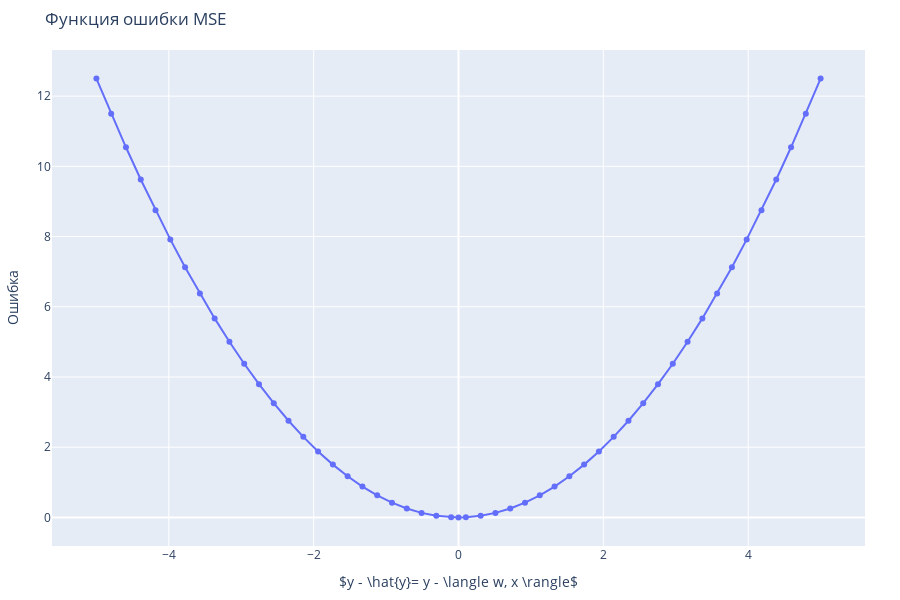
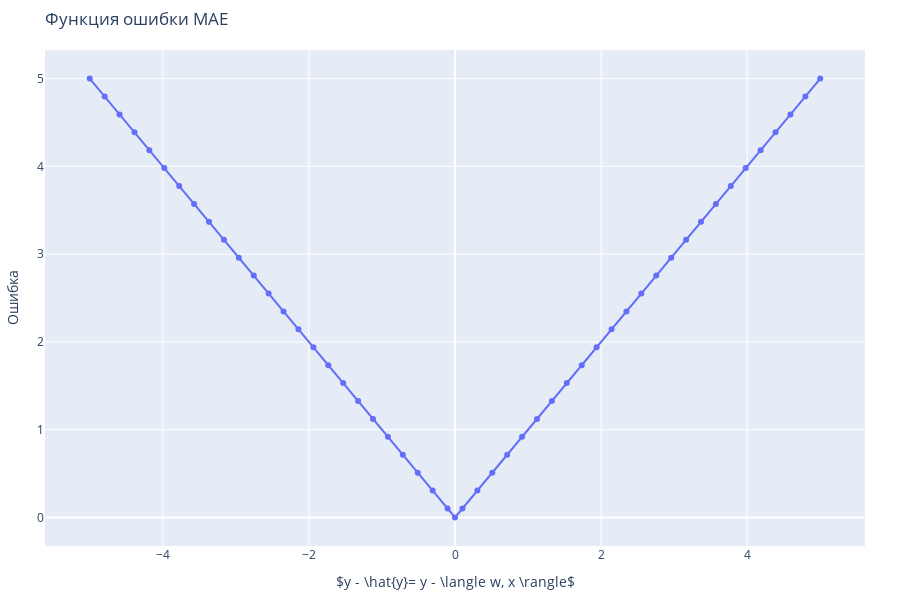
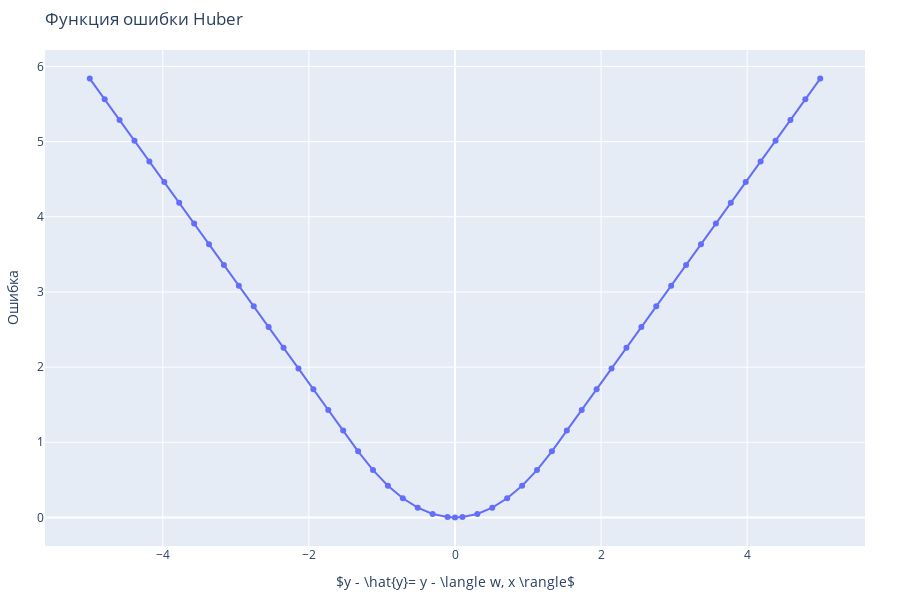
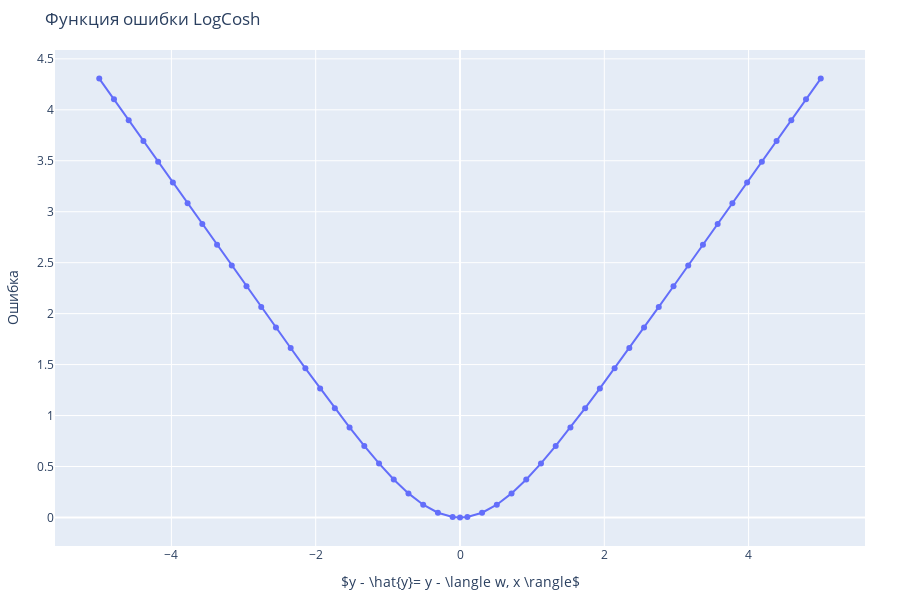

Here is the notebook cell these charts were saved with, in order:
### Code cell
def plot_losses(
    y_true: float = 10,
    max_shift: float = 5,
    save_img: bool = False,
    seed: int = 420,
    plot_separate: bool = False,
):
    set_seed(seed)
    shifts = np.linspace(-max_shift, max_shift, 50)
    if 0 not in shifts:
        # assume len(shifts) is even
        shifts = np.insert(shifts, len(shifts) // 2, 0)
    y_true_np = np.array([y_true for _ in range(len(shifts))])
    y_pred_np = y_true_np - shifts

    fig = go.Figure()
    fig.add_trace(
        go.Scatter(
            x=shifts,
            y=mse_loss(y_true_np, y_pred_np),
            mode="lines+markers",
            name="MSE",
        )
    )
    fig.add_trace(
        go.Scatter(
            x=shifts,
            y=mae_loss(y_true_np, y_pred_np),
            mode="lines+markers",
            name="MAE",
        )
    )
    fig.add_trace(
        go.Scatter(
            x=shifts,
            y=huber_loss(y_true_np, y_pred_np),
            mode="lines+markers",
            name="Huber",
        )
    )
    fig.add_trace(
        go.Scatter(
            x=shifts,
            y=log_cosh_loss(y_true_np, y_pred_np),
            mode="lines+markers",
            name="LogCosh",
        )
    )
    fig.add_trace(
        go.Scatter(
            x=shifts,
            y=mape_loss(y_true_np, y_pred_np),
            mode="lines+markers",
            name="MAPE",
        )
    )

    fig.update_layout(
        title="Функции ошибки",
        legend={
            "orientation": "h",
            "yanchor": "bottom",
            "y": 1.02,
            "xanchor": "right",
            "x": 1,
        },
        xaxis_title=r"$y - \hat{y}= y - \langle w, x \rangle$",
        yaxis_title="Ошибка",
        width=900,
        height=600,
        yaxis_range=[0, 5],
        margin=dict(l=30, r=35, t=50, b=30),
    )

    if plot_separate:
        names = ["MSE", "MAE", "Huber", "LogCosh", "MAPE"]
        fig.update_layout(yaxis_range=None)
        # names = [ "MAPE"]
        for name in names:
            fig.update_traces(
                patch={"visible": False},
            )
            fig.update_traces(patch={"visible": True}, selector={"name": name})
            fig.update_layout(title=f"Функция ошибки {name}")
            fig.show()

            if save_img:
                save_plotly(f"losses_{name.lower()}", fig)

        fig.update_traces(
            patch={"visible": True},
        )
        fig.update_layout(title="Функции ошибки")
        fig.update_layout(yaxis_range=[0, 5])

    fig.show()

    if save_img:
        save_plotly("losses", fig)


plot_losses(save_img=True, plot_separate=True)
